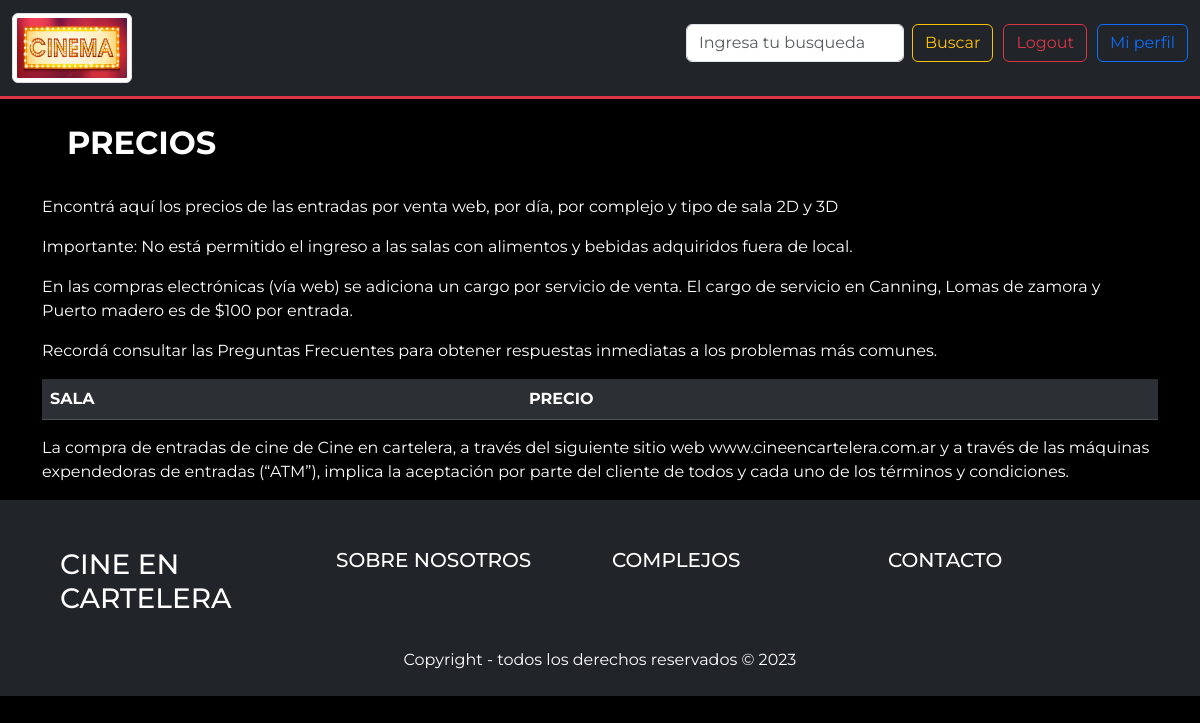
/precios.php, run on an earlier commit of the app's database.
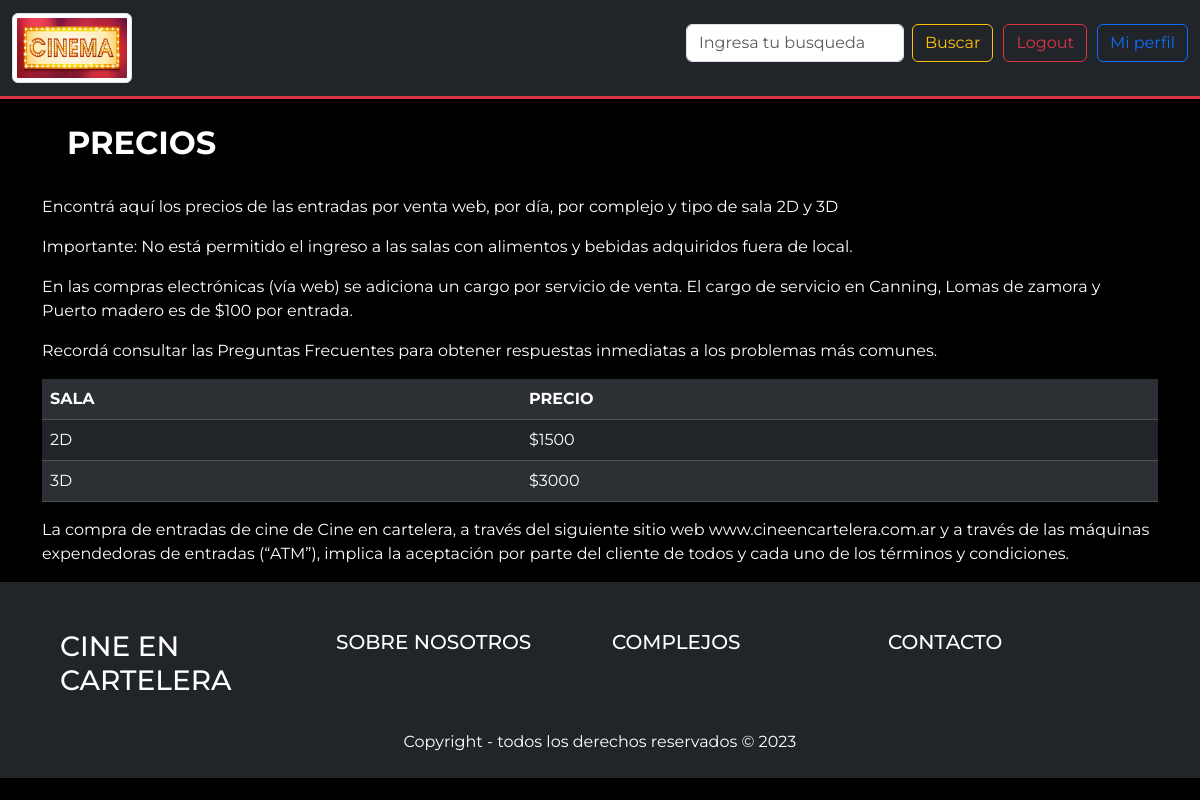
And on a later commit of the database.
### tables this page shows
CREATE TABLE `sala_precio` (
  `id` int(11) NOT NULL,
  `nombre` varchar(500) NOT NULL,
  `precio` double NOT NULL
);

### cargar_sala_precio.php (the view)
<?php
require_once "conexion.php";
$sql = $conn->query("SELECT nombre, precio FROM sala_precio");
while ($datos = $sql->fetch()) {
    echo
        "<tr>
            <td>" . $datos["nombre"] . "</td>
            <td> $" . $datos["precio"] . "</td>
        </tr>";
}
?>

What changed in the data, as far as the page shows it:
added sala_precio: nombre "2D", precio "1500"
added sala_precio: nombre "3D", precio "3000"
